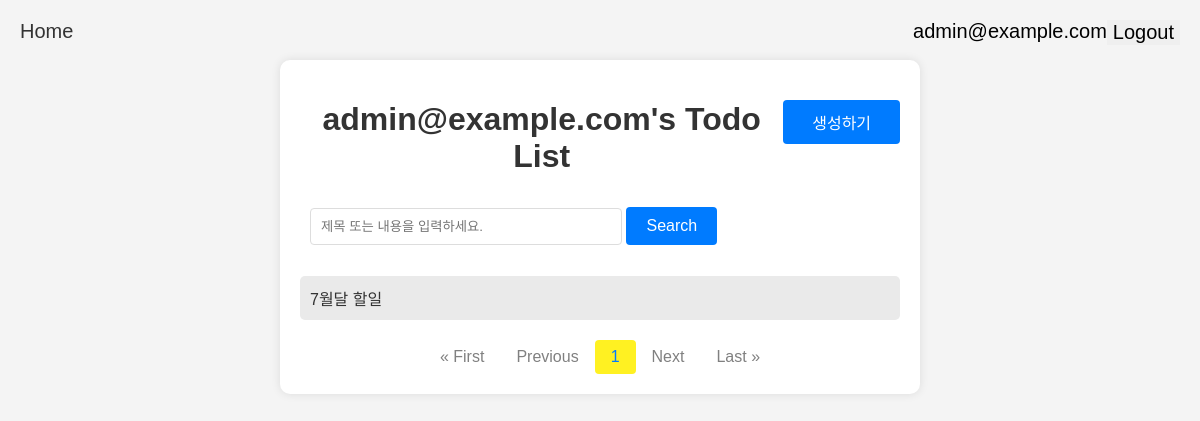
Page /todo/ (signed in) on the earlier database version.
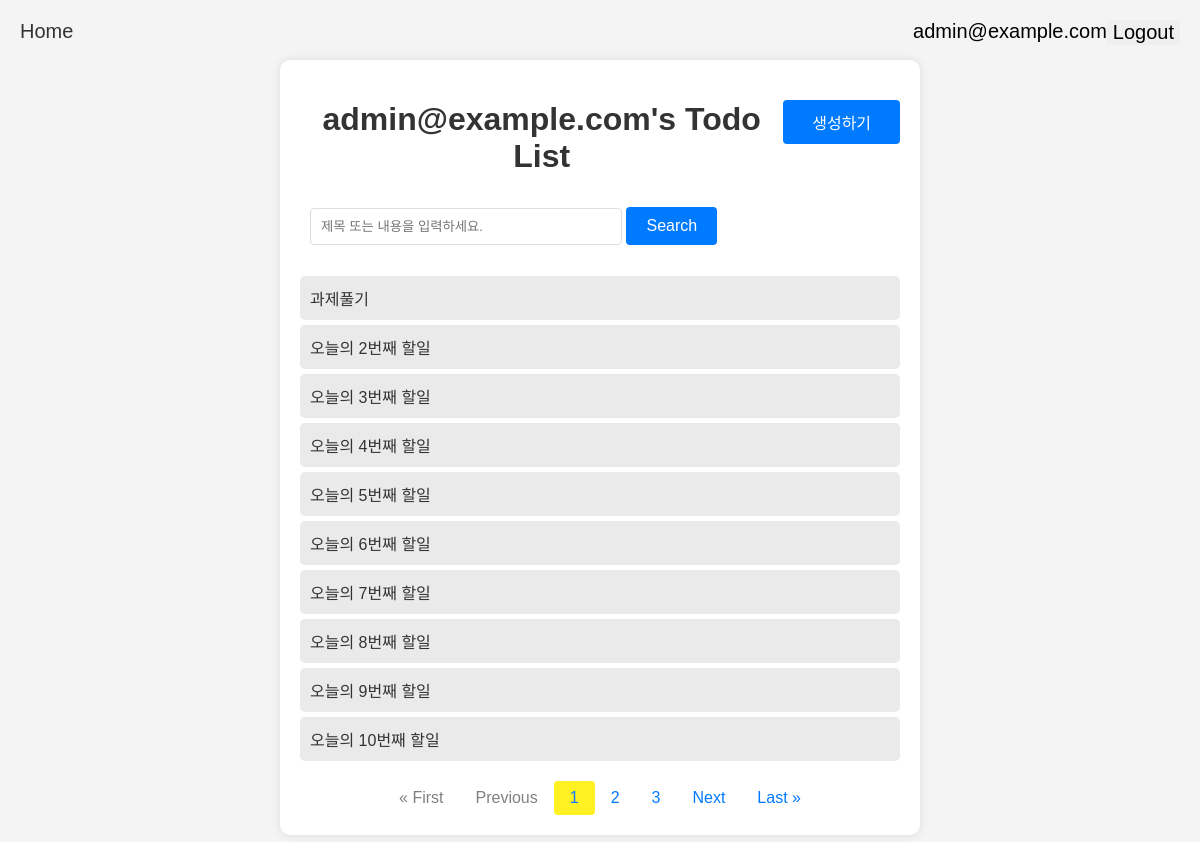
Same page on the later database version.
### todo/models.py (models this page shows, shortened)
class Todo(models.Model):
    user = models.ForeignKey(User, on_delete=models.CASCADE)
    title = models.CharField(max_length=50)
    description = models.TextField()
    start_date = models.DateField()
    end_date = models.DateField()
    is_completed = models.BooleanField(default=False)
    created_at = models.DateTimeField(auto_now_add=True)
    updated_at = models.DateTimeField(auto_now=True)

### todo/views.py (the view)
# urls.py: path('todo/', todo_list, name='todo_list'),
def todo_list(request):
    todo_list = Todo.objects.filter(user=request.user).order_by('created_at')
    q = request.GET.get('q')
    if q:
        todo_list = todo_list.filter(Q(title__icontains=q) | Q(description__icontains=q))
    paginator = Paginator(todo_list, 10)
    page_number = request.GET.get('page')
    page_obj = paginator.get_page(page_number)
    context = {
        'page_obj': page_obj
    }
    return render(request, 'todo_list.html', context)

### templates/todo_list.html (shortened to what this page needs)
{% extends 'base.html' %}
{% block content %}
<!doctype html>
<html lang="en">
<head>
</head>
<body>
    <div class="container" style="margin-top: 15px">
        {% if request.user.is_authenticated %}
        <div style="display: flex; justify-content: space-between">
            <h1>{{ request.user.username }}'s Todo List</h1>
            <button class="create-button" onclick="location.href='{% url 'todo_create' %}'">생성하기</button>
        </div>
        <form method="GET" style="margin: 10px">
            <input type="text" placeholder="제목 또는 내용을 입력하세요." name="q" value="{% if request.GET.q %}{{ request.GET.q }}{% endif %}">
            <button class="search-button">Search</button>
        </form>
        <ul>
            {% for todo in page_obj.object_list %}
                <li><a href="{% url 'todo_info' todo.id %}">{{ todo.title }}</a></li>
            {% endfor %}
        </ul>
        <div class="pagination">
            {% if page_obj.has_previous %}
                <a href="?page=1">&laquo; First</a>
                <a href="?page={{ page_obj.previous_page_number }}">Previous</a>
            {% else %}
                <p>&laquo; First</p>
                <p>Previous</p>
            {% endif %}
            {% for num in page_obj.paginator.page_range %}
                {% if num > page_obj.number|add:-3 and num < page_obj.number|add:3 %}
                    {% if num == page_obj.number %}
                        <span class="active" style="border-radius: 4px; background-color: #fff122">{{ num }}</span>
                    {% else %}
                        <a href="?page={{ num }}">{{ num }}</a>
                    {% endif %}
                {% endif %}
            {% endfor %}
            {% if page_obj.has_next %}
                <a href="?page={{ page_obj.next_page_number }}">Next</a>
                <a href="?page={{ page_obj.paginator.num_pages }}">Last &raquo;</a>
            {% else %}
                <p>Next</p>
                <p>Last &raquo;</p>
            {% endif %}
        </div>
        {% endif %}
    </div>
    {% endblock %}

### templates/base.html (shortened to what this page needs)
<!doctype html>
<html lang="en">
<head>
</head>
<body>
    <nav style="display: flex; justify-content: space-between">
        <div>
            <a style="font-size: 20px" href={% url 'todo_list' %}>Home</a>
        </div>
        {% if request.user.is_authenticated %}
            <div style="text-align: right; font-size: 20px; display: flex; justify-content: space-between">
                {{ request.user.username }}
                <form action="{% url 'logout' %}" method="POST">
                    <button style="border: 0; font-size: 20px; cursor: pointer">Logout</button>
                </form>
            </div>
        {% else %}
            <div style="display: flex; justify-content: right; font-size: 20px;">
                <a href="{% url 'signup' %}" style="margin-right: 10px">SignUp</a>
                <a href="{% url 'login' %}">Login</a>
            </div>
        {% endif %}
    </nav>
    {% block content %}
    {% endblock %}
</body>
</html>

### templates/todo_list.html (style rules this page uses)
body { font-family: Arial, sans-serif; background-color: #f4f4f4; margin: 0; padding: 20px; }
.container { max-width: 600px; margin: auto; background: #fff; padding: 20px; border-radius: 10px; box-shadow: 0 0 10px rgba(0, 0, 0, 0.1); }
h1 { text-align: center; color: #333; }
ul { list-style-type: none; padding: 0; }
li { padding: 10px; margin: 5px 0; background: #eaeaea; border-radius: 5px; transition: background 0.3s; }
a { text-decoration: none; color: #333; }
.create-button { background-color: #007bff; color: white; border: none; margin-top: 20px; padding: 10px 20px; border-radius: 4px; cursor: pointer; width: 20%; height: 20%; font-size: 16px; }
.pagination { display: flex; justify-content: center; margin-top: 20px; }
.pagination a, .pagination span { color: #007bff; padding: 8px 16px; text-decoration: none; transition: background-color .3s; }
.pagination p { color: gray; padding: 8px 16px; text-decoration: none; transition: background-color .3s; margin: 0; }
input[type="text"] { width: 50%; padding: 10px; border: 1px solid #ddd; border-radius: 4px; margin-bottom: 15px; }
.search-button { background-color: #007bff; color: white; border: none; padding: 10px 20px; border-radius: 4px; cursor: pointer; font-size: 16px; }

Differences in the rows shown:
changed Todo: title "7월달 할일" → "과제풀기"
added Todo: title "오늘의 2번째 할일"
added Todo: title "오늘의 3번째 할일"
added Todo: title "오늘의 4번째 할일"
added Todo: title "오늘의 5번째 할일"
added Todo: title "오늘의 6번째 할일"
added Todo: title "오늘의 7번째 할일"
added Todo: title "오늘의 8번째 할일"
added Todo: title "오늘의 9번째 할일"
added Todo: title "오늘의 10번째 할일"
Other differences:
new list line: "2"
new list line: "3"
